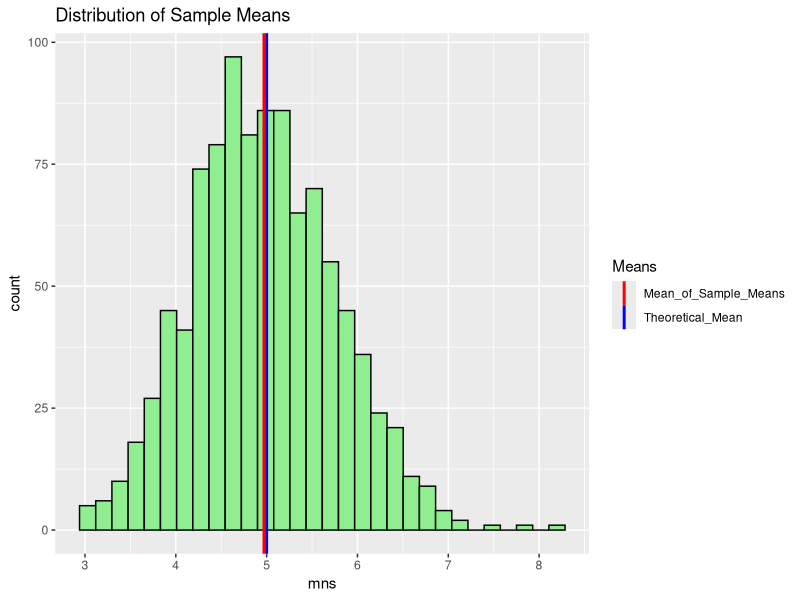
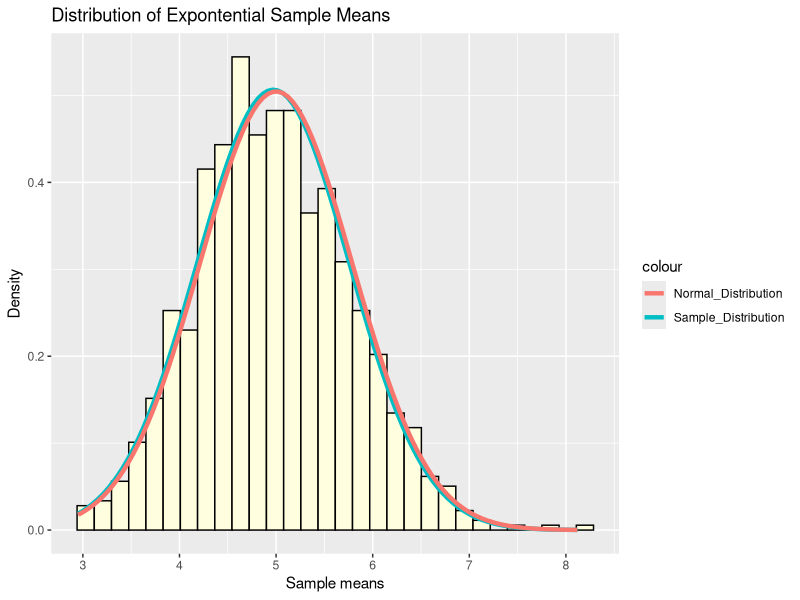

Write R code to recreate these figures, in order.
## ---- chunk 1
knitr::opts_chunk$set(echo = TRUE)
## ---- chunk 2
## Import library for graphs
library(ggplot2)
lbd = 0.2 ## lambda/rate variable
nosim = 1000 ## Number of simulations
obs = 40 ## Number of observations in each simulation
mns = NULL ## Initialize the varible to carry vector of simulated means
## Populate mns with means of 40-element grouped simulations
for(i in 1:1000) mns = c(mns, mean(rexp(n = obs, rate = lbd)))
## ---- chunk 3
meanSample <- mean(mns) ## Sample mean
meanTheory <- 1/lbd ## Theoretical mean = 1/lambda
meanDiff <- meanSample - meanTheory ## Difference between means

## Graph for the sample means
g <- ggplot(data = data.frame(mns), aes(x = mns))
g <- g + geom_histogram(aes(x = mns), fill = "lightgreen", colour = "black")
## Add lines showing meanSample and meanTheory on the graph
g + geom_vline(aes(xintercept = meanTheory, colour = "Theoretical_Mean"), size = 1) +
        geom_vline(aes(xintercept = meanSample, colour = "Mean_of_Sample_Means"), size = 1) +
        labs(title = "Distribution of Sample Means") +
         scale_color_manual(name = "Means", values = c(Theoretical_Mean = "blue", Mean_of_Sample_Means = "red"))
## ---- chunk 4
varSample <- var(mns) ## Variance of the elements in mns i.e means of 40 simulations
varTheory <- ((1/lbd)^2) / 40 ## Theoretical variance = (SD^2)/n; n = 40
varDiff <- varSample - varTheory ## difference between variances
## ---- chunk 5
## Initiate parameters required to show approximation to normal distribution
sdTheory <- sqrt(varTheory) ## Theoretical standard deviation
sdSample <- sqrt(varSample) ## Sample standard deviation

## Plotting the graph for distribution of sample means
g <- ggplot(data = data.frame(mns), aes(x = mns))
## Construct histogram
g <- g + geom_histogram(aes(y = ..density..), colour = "black", fill = "lightyellow")
## Superimpose normal distribution with mean = meanSample and sd = sdSample
g <- g + stat_function(fun = dnorm, args = list(mean = meanSample, sd = sdSample), aes(colour = "Sample_Distribution"), size = 1.5)
## Superimpose normal distribution with mean = meanTheory and sd = sdTheory
g <- g + stat_function(fun = dnorm, args = list(mean = meanTheory, sd = sdTheory), aes(colour = "Normal_Distribution"), size = 1.5)
## Add title and axes labels
g + labs(title = "Distribution of Expontential Sample Means", y = "Density", x = "Sample means")
